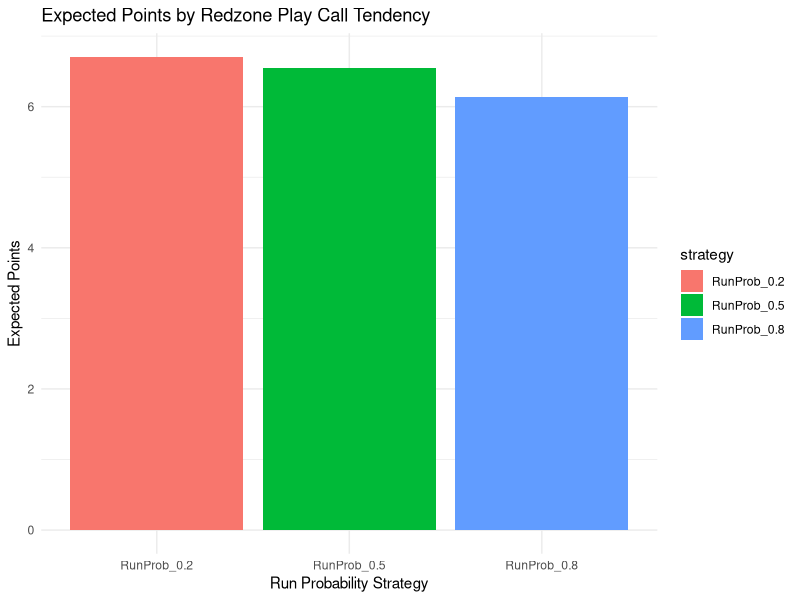

Reproduce this figure in R.
# Redzone Play Call Tendencies Simulation

# Load required libraries
library(dplyr)
library(ggplot2)
library(tidyr)

# Assume required helper functions and models are sourced from GitHub-based lab files:
# - get_yards() to sample yards gained
# - get_play_call() to decide run or pass
# - get_drive_outcome() to resolve end-of-drive scenarios
# These would ideally be implemented in files like utils.R, run_play.R, etc.

# Constants
REDZONE_START <- 20
NUM_SIMULATIONS <- 10000

# Define scoring function
evaluate_score <- function(yard_line, play_type, down, yards_to_go) {
  # Simulate yards gained
  yards_gained <- sample_yards(yard_line, down, yards_to_go, play_type)
  
  new_yard_line <- max(yard_line - yards_gained, 0)
  new_down <- ifelse(yards_gained >= yards_to_go, 1, down + 1)
  
  # Determine if score happened
  if (new_yard_line == 0) {
    return(list(points = 7, result = "TD"))
  } else if (new_down > 4) {
    return(list(points = 0, result = "Turnover on Downs"))
  } else {
    return(list(points = 0, result = "Continue", 
                new_yard_line = new_yard_line,
                new_down = new_down,
                new_yards_to_go = ifelse(yards_gained >= yards_to_go, 10, yards_to_go - yards_gained)))
  }
}

# Sample yards function (placeholder)
sample_yards <- function(yard_line, down, yards_to_go, play_type) {
  # Placeholder: sample from a normal or gamma distribution based on play_type
  if (play_type == "run") {
    return(max(round(rnorm(1, mean = 3, sd = 2)), 0))
  } else {
    return(max(round(rnorm(1, mean = 6, sd = 5)), 0))
  }
}

# Play call function (placeholder)
get_play_call <- function(down, yard_line, run_prob) {
  if (runif(1) < run_prob) return("run") else return("pass")
}

# Run simulation for one redzone drive
simulate_drive <- function(run_prob = 0.5) {
  yard_line <- sample(1:REDZONE_START, 1)
  down <- 1
  yards_to_go <- 10
  
  total_yards <- 0
  drive_log <- c()
  
  while (TRUE) {
    play_type <- get_play_call(down, yard_line, run_prob)
    result <- evaluate_score(yard_line, play_type, down, yards_to_go)
    
    drive_log <- c(drive_log, result$result)
    
    if (result$result != "Continue") {
      return(list(points = result$points, outcome = result$result))
    } else {
      yard_line <- result$new_yard_line
      down <- result$new_down
      yards_to_go <- result$new_yards_to_go
    }
  }
}

# Run full simulation set
set.seed(4800)
sim_results <- data.frame()

for (strategy in c(0.2, 0.5, 0.8)) {  # Run-heavy, balanced, pass-heavy
  sim_outcomes <- replicate(NUM_SIMULATIONS, simulate_drive(run_prob = strategy), simplify = FALSE)
  sim_df <- do.call(rbind, lapply(sim_outcomes, function(x) data.frame(points = x$points, outcome = x$outcome)))
  sim_df$strategy <- paste0("RunProb_", strategy)
  sim_results <- rbind(sim_results, sim_df)
}

# Summarize results
summary_df <- sim_results %>%
  group_by(strategy) %>%
  summarize(avg_points = mean(points),
            td_rate = mean(outcome == "TD"),
            turnover_rate = mean(outcome == "Turnover on Downs"))

print(summary_df)

# Plotting

ggplot(summary_df, aes(x = strategy, y = avg_points, fill = strategy)) +
  geom_bar(stat = "identity") +
  labs(title = "Expected Points by Redzone Play Call Tendency",
       x = "Run Probability Strategy",
       y = "Expected Points") +
  theme_minimal()

